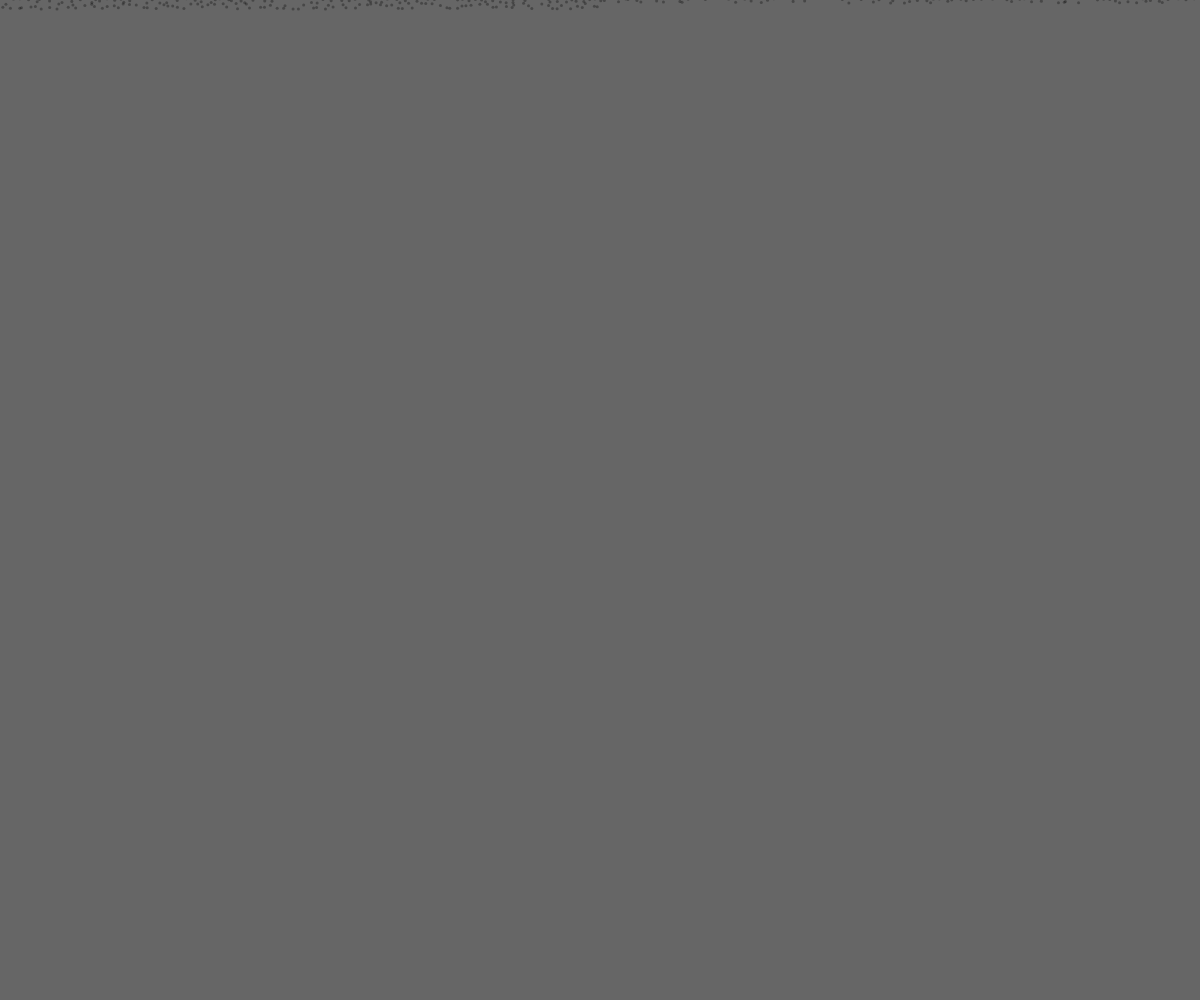
Frame 1 (no input)
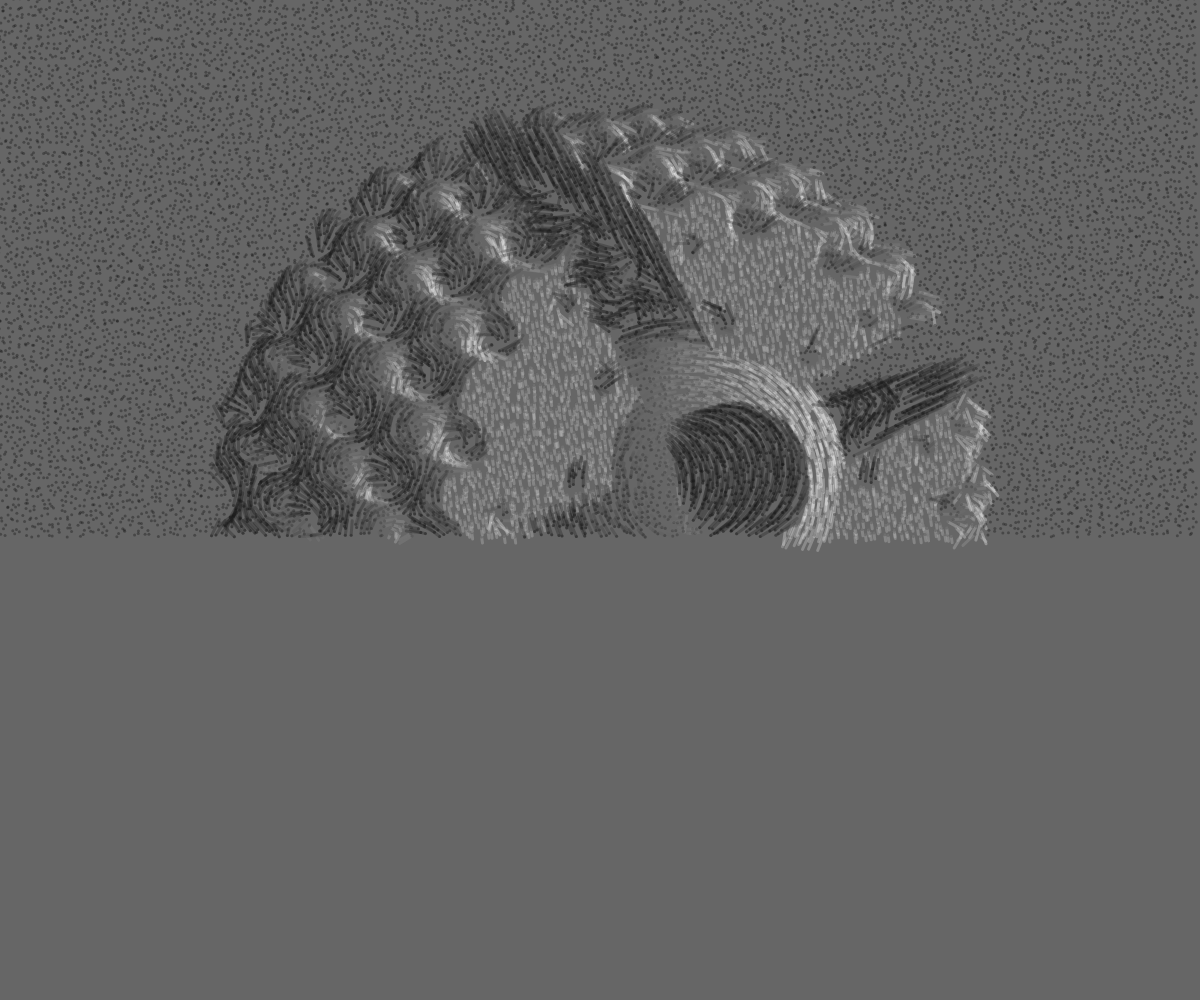
Frame 60 (no input)
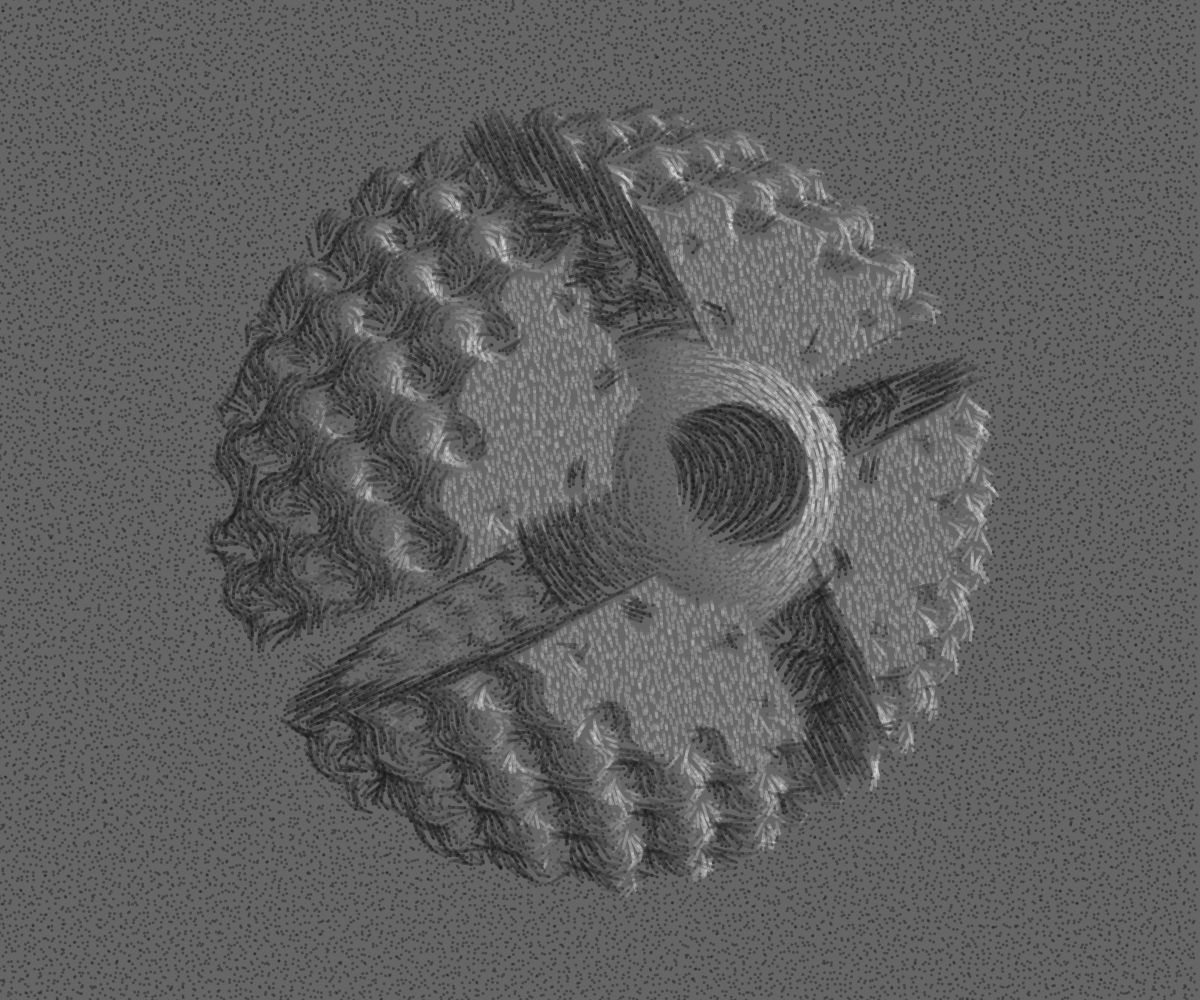
Frame 120 (the mouse pressed at the canvas centre since frame 60)

The p5.js sketch that drew these frames (run headless with seeded random() and noise() and a simulated clock; from frame 60 on, the mouse is pressed at the canvas centre):

// p5.js sketch
// ── sketch.js
let det = 0.01;
let maxdist = 75;
let ldir;
let colo;
let pm;
let hitm;
let pix = 0;
let w, h;
let listoo = false;
let distmush;
let gr;
let features;
let set = false;
let fxrand = Math.random;

p5.Vector.prototype.rotateAxis = function (angleXY, angleXZ, angleYZ) {
  let vec2D;
  let vec3D = this;
  vec2D = createVector(vec3D.x, vec3D.y);
  vec2D.rotate(angleXY);
  vec3D.set(vec2D.x, vec2D.y, vec3D.z);
  vec2D = createVector(vec3D.x, vec3D.z);
  vec2D.rotate(angleXZ);
  vec3D.set(vec2D.x, vec3D.y, vec2D.y);
  vec2D = createVector(vec3D.y, vec3D.z);
  vec2D.rotate(angleYZ);
  vec3D.set(vec3D.x, vec2D.x, vec2D.y);
  return vec3D;
};

p5.Color.prototype.rotate = function (angleRG, angleRB, angleGB) {
  let col = this;
  let vec;
  if (col.x == undefined) {
    vec = createVector(col._array[0], col._array[1], col._array[2]);
  } else {
    vec = createVector(col.x, col.y, col.z);
  }
  vec.rotateAxis(angleRG, angleRB, angleGB);
  col.x = vec.x;
  col.y = vec.y;
  col.z = vec.z;
  col.setRed(abs(col.x));
  col.setGreen(abs(col.y));
  col.setBlue(abs(col.z));
  return col;
};

let angles = [0, 0.7, 3, 4, 4];
let mushroom_rotation;
let mushroom_tilt;
let mushroom_head1;
let mushroom_head2;
let mushroom_tallo;
let mushroom_height;
let mushroom_pattern_size;
let mushroom_pattern_freq;
let mushroom_clone;
let image_color;
let light_angle;
let flowers_color;
let river;
let camera_orientation;


function setup() {
  feat();
  w = windowWidth;
  h = windowHeight;
  createCanvas(w, h);
  colorMode(RGB, 1);
  //w = 800;
  //h = 800;
  ldir = createVector(3, -1, -2);
  ldir.normalize();
  //ldir.rotateAxis(0, light_angle, 0);
  pm = createVector(0, 0, 0);
  if (image_color == 5/4) {
    background(0.15);
    ldir = createVector(0.2, -0.5, 1);
  } else background(0.4);
}



window.onload = feat;

function feat() {
  if (set) return;
  set = true;
  mushroom_rotation = angles[Math.floor(fxrand() * 5)];
//  mushroom_rotation = angles[4];
  mushroom_tilt = 0.015 + (fxrand() - 0.5) * 0.015;
  let shape = Math.floor(fxrand() * 5) / 4;
  mushroom_head1 = 0.3 + shape * 0.7;
  let fat = Math.floor(fxrand() * 3.9) / 4;
  mushroom_head2 = Math.pow(fat, 2);
  mushroom_tallo = mushroom_head2 - 0.5;
  let he = Math.floor(fxrand() * 3);
  mushroom_height = (he / 3 - 0.3) * 10;
  mushroom_pattern_size = 0.2 + fxrand() * 0.25;
  mushroom_pattern_freq = 0.5 + fxrand() * 0.3;
  mushroom_clone = fxrand() > 0.5;
  image_color = 0;
  light_angle = 0;
  flowers_color = Math.floor(fxrand() * 4.99);
  river = fxrand() > .3;
  camera_orientation = fxrand() > 0.7 ? -1 : 1;

  let feature_mood;
  if (image_color == 0) feature_mood = "happy";
  if (image_color == 1/4) feature_mood = "happy";
  if (image_color == 2/4) feature_mood = "normal";
  if (image_color == 3/4) feature_mood = "melancholic";
  if (image_color == 4/4) feature_mood = "strange";
  if (image_color == 5/4) feature_mood = "sleepy";
  console.log("mood", feature_mood);

  let feature_mushroom_height;
  if (he == 2) feature_mushroom_height = "short";
  if (he == 1) feature_mushroom_height = "medium"
  if (he == 0) feature_mushroom_height = "tall"
  console.log("mushroom height", feature_mushroom_height);

  let feature_camera_angle = Math.floor(mushroom_rotation * 3.1416 * 2);
  console.log("camera angle", feature_camera_angle + " degrees");

  let feature_mushroom_shape = Math.floor(shape * 4.9) + 1;
  console.log("mushroom_shape", feature_mushroom_shape);

  let feature_mushroom_tilt = Math.floor(mushroom_tilt * 500) + " degrees";
  console.log("mushroom_tilt", feature_mushroom_tilt);

  let feature_mushroom_fatness;
  if (fat == 0/4) feature_mushroom_fatness = "S";
  if (fat == 1/4) feature_mushroom_fatness = "M";
  if (fat == 2/4) feature_mushroom_fatness = "L";
  if (fat == 3/4) feature_mushroom_fatness = "XL";
  console.log("mushroom_fatness", feature_mushroom_fatness);

  let feature_mushrooms;
  if (mushroom_clone) feature_mushrooms = "4";
  else feature_mushrooms = "2";
  console.log("mushrooms", feature_mushrooms);

  let feature_flowers_color;
  if (flowers_color == 0) feature_flowers_color = "cyan";
  if (flowers_color == 1) feature_flowers_color = "yellow";
  if (flowers_color == 2) feature_flowers_color = "pink";
  if (flowers_color == 3) feature_flowers_color = "multicolor";
  if (flowers_color == 4 || image_color == 5/4) feature_flowers_color = "white";
  console.log("flowers color", feature_flowers_color);

  let feature_river;
  if (river) feature_river = "yes";
  else feature_river = "no";
  console.log("river", feature_river);

  let feature_camera_orientation;
  if (camera_orientation == 1) feature_camera_orientation = "north";
  else feature_camera_orientation = "south";
  console.log("camera_orientation", feature_camera_orientation);
  features = {
      "mood" : feature_mood,
      "mushrooms" : feature_mushrooms,
      "mushroom height" : feature_mushroom_height,
      "mushroom fatness" : feature_mushroom_fatness,
      "mushroom shape" : feature_mushroom_shape,
      "mushroom tilt" : feature_mushroom_tilt,
      "flowers color" : feature_flowers_color,
      "river" : feature_river,
      "camera orientation" : feature_camera_orientation,
  }

  window.$fxhashFeatures = features;
  console.log(window.$fxhashFeatures);
}

function draw() {
  if (listoo) return;
  noStroke();
  strokeWeight(1);
  translate(w / 2, h / 2);
  let aspect = w / h;
  for (let i = 0; i < 300; i++) {
    pix++;
    let r = createVector(random() - 0.5, random() - 0.5);
    //r.mult(0);
    let res = 6;
    if (pix > w / res * (h + 50) / res) listoo = true;
    let ww = w / res;
    let wh = h / res;
    let x = (pix % ww)+ r.x;
    let y = Math.floor(pix / ww) + r.y;
    let uv = createVector(x / ww - 0.5, y / wh - 0.5);
    let from = createVector(0, 0, -30);
    let dir = createVector(uv.x * aspect, uv.y, 1);
    //dir.y += 0.4;
    //dir.x -= 0.05;
    dir.normalize();
    let mar = march(from, dir);
    mar.col.setAlpha(min(0.8, exp(-5 * mar.td)));
    fill(mar.col);
    noStroke();
    let dm = (1 - max(0, 1 - mar.distmush * 0.3));
    fill(0, 0.3);
    circle(uv.x * w, uv.y * h, 3);
    let xx = uv.x * w;
    let yy = uv.y * h;
    mar.col.setAlpha(0.3);
    stroke(mar.col);
    strokeWeight(3);
    let l = 20;
    mar.normal.rotateAxis(1.6, 0 ,0);
    if (mar.td < 0.9) line (xx, yy, xx + mar.normal.x * l, yy + mar.normal.y * l);
    mar.col.setRed(mar.col._array[0] * 0.7);
    mar.col.setGreen(mar.col._array[1] * 0.7);
    mar.col.setBlue(mar.col._array[2] * 0.7);
    if (mar.grass) {
      let dd = pow(1 - mar.td, 3);
      let fcolor = flowers_color;
      if (flowers_color == 3) {
        fcolor = Math.floor(random() * 3);
      }
      if (fcolor == 0) fill(0.5, 1, 1, 0.1 + dd * 2);
      if (fcolor == 1) fill(1, 1, 0.5, 0.1 + dd * 2);
      if (fcolor == 2) fill(1, 0.5, 1, 0.1 + dd * 2);
      if (fcolor == 4 || image_color == 5/4) fill(1, (image_color == 5/4 ? 0 : 0.1) + dd);
      if (noise(xx * 0.05, yy * 0.2) > 0.7 && mar.flowers) circle(xx, yy, 3 + dd * 25 * dm);
      stroke(mar.col)
      noFill();
      triangle(xx, yy, xx + dd * 5 + 3, yy, 
               xx + (random() - 0.5) * dd * 100 * dm, yy - dd * 200 * random() * dm);
    }
  }
}

function hash(p2) {
  let p = p2.copy();
  let r = p5.Vector.dot(p, createVector(12.9898, 78.233));
  return fract(sin(r) * 43758.5453);
}

function mushroom(p2, size) {
  let p = p2.copy();
  let hdif = 0;
  if (mushroom_clone) {
    if (p.x > 0) hdif = 4;
    p.set(abs(p.x), p.y, p.z);
    p.sub(8, 0, 0);
    mushroom_tilt = abs(mushroom_tilt) * (hdif == 0 ? -1 : 1);
  }
  p.mult(size);
  let a = atan2(p.x, p.z);
  let l = createVector(p.x, p.z).mag();
  p.sub(0, l * 0.2 + sin(a * 7) * l * l * 0.005 + mushroom_height - hdif, 0);
  p.rotateAxis(p.y * mushroom_tilt, 0, 0);
  let dx = max(0, abs(p.x) - mushroom_tallo);
  let dy = max(0, abs(p.y) - 15);
  let dz = max(0, abs(p.z) - mushroom_tallo);
  let pb = createVector(dx, dy, dz);
  let d = pb.mag() - 1 - exp(-mushroom_head1 * abs(p.y + 13) * (1 + max(0, p.y + 13))) * (3 + mushroom_head2 * 2.5);
  return { d: d / size * 0.5, p: p };
}

function de(p3) {
  let p2 = p3.copy();
  p2.rotateAxis(0.5, -0.3, -0.1);
  let p = p2.copy();
  p.mult(2);
  let d = abs(p2.mag() - 10);
  hit = false;
  let disp = createVector(sin(p.x), sin(p.y));
  d -= disp.mag() * 0.7;
  d = max(d, -p2.z - 9);
  d = max(d, -abs(p.x) + 2);
  d = max(d, -abs(p.y) + 2);
  p2.add(0, 0, 6);
  d = min(d, p2.mag() - 4);
  d = max(d, -createVector(p.x,p.y).mag() + 3);
  return d * .7;
}

function nor(p) {
  let p1 = p.copy();
  p1.add(det, 0, 0);
  let p2 = p.copy();
  p2.add(0, det, 0);
  let p3 = p.copy();
  p3.add(0, 0, det);
  let n = createVector(de(p1), de(p2), de(p3));
  let d = de(p);
  n.sub(d, d, d);
  n.normalize();
  return n;
}

function shadow(p2) {
  let p = p2.copy();
  let td = 0;
  let d = 0.5;
  for (let i = 0; i < 80; i++) {
    p.add(ldir.x * d, ldir.y * d, ldir.z * d);
    d = de(p);
    td += d;
    if (d < det) return 0.5;
    if (td > 30) break;
  }
  return 1;
}

function shade(p) {
  let n = nor(p);
  let amb = 0.3;
  let dif = max(0, p5.Vector.dot(ldir, n)) * 1.5;
  let sh = shadow(p);
  return max(amb, dif)*sh;
}

function march(from, dir) {
  let flowers = true;
  distmush = 1000;
  let d;
  let td = 0;
  let p = from;
  let col = color(0, 0);
  let g = 0;
  let grass = false;
  for (let i = 0; i < 80; i++) {
    d = de(p);
    p.add(dir.x * d, dir.y * d, dir.z * d);
    if (d < det || td > maxdist) break;
    td += d;
    g++;
  }
  let dm = distmush;
  let pp = pm.copy();
  let gro = gr;
  let n = nor(p);
  if (d < det) {
    let h = hit;
    let c = shade(p);
    let xz = createVector(pp.x, pp.z);
    let l = xz.mag();
    if (pp.y < -12) {
      xz.rotate(0.7);
      xz.set(
        fract(xz.x * mushroom_pattern_freq + Math.floor(xz.y * mushroom_pattern_freq) * 0.5) - 0.5,
        fract(xz.y * mushroom_pattern_freq) -0.5
      );
      col = color(c, (dir.y - 0.1) * c * 1.5, 0);
      col.rotate(0, image_color * 0.7, 0);
      col = lerpColor(col, color(c), xz.mag() < mushroom_pattern_size ? 0.5 : 0);
    }
    if (pp.y > -12.5) col = color(c * 0.7);
    if (h) {
      let ao = 1 - exp(-0.5 * createVector(pp.x, pp.z).mag()) * 1.3;
      //ao=1;
      col = color(c * 0.3 * ao, c * 0.5 * ao, (image_color == 5/4 ? 0.1 : 0));
      col.rotate(image_color, image_color * 2, 0);
      col = distanciarColor(col, 0.3);
      grass = true;
      if (gro < 0 && river) {
        flowers = false;
        grass = false;
        p.mult(0.2);
        nub = pow(noise(dir.x * 10 + 100, abs(dir.y) * 20 + 150), 2) * 2;
        col = lerpColor(color(0.4, 0.8, 1).rotate(0, image_color * 2, 0), color(1), nub);
        let depth = min(1, gro * gro) * 0.5 + 0.5;
        col = color(red(col) * 0.5 * depth, green(col) * 0.6 * depth, blue(col) * 0.7 * depth);
      }
    }
  } else {
    p.mult(0.1);
    nub = pow(noise(dir.x * 10 + 100, dir.y * 20 + 150), 2) * 2;
    col = lerpColor(
      lerpColor(color(0.4, 0.8, 1).rotate(0, image_color * 2, 0), color(1), p.y + 0.8), color(1), nub);
    let moon = max(0, 1 - (dir.x * dir.x + dir.y * dir.y) * 30) * max(0, camera_orientation);
    if (image_color == 5/4) col = color(0.2+moon+nub*.2,0.3+moon+nub*.3,0.5+moon);
    td = maxdist;
  }
  return { col: col, td: td / maxdist, grass: grass, flowers: flowers, distmush: dm + max(0, pp.y) * 500, normal: n};
}

function distanciarColor(col, dist) {
  let rnd1 = random();
  let rnd2 = random();
  let v1 = dist * rnd1;
  let v2 = dist * (1-rnd1);
  let v3 = (v1 + v2) * rnd2;
  v1 *= 1 - rnd2;
  v2 *= 1 - rnd2;
  let r = red(col);
  let g = green(col);
  let b = blue(col);
  let a = alpha(col);
//  console.log(v1,v2,v3);
  return color(r + v1, g + v2, b + v3, a)  
}
